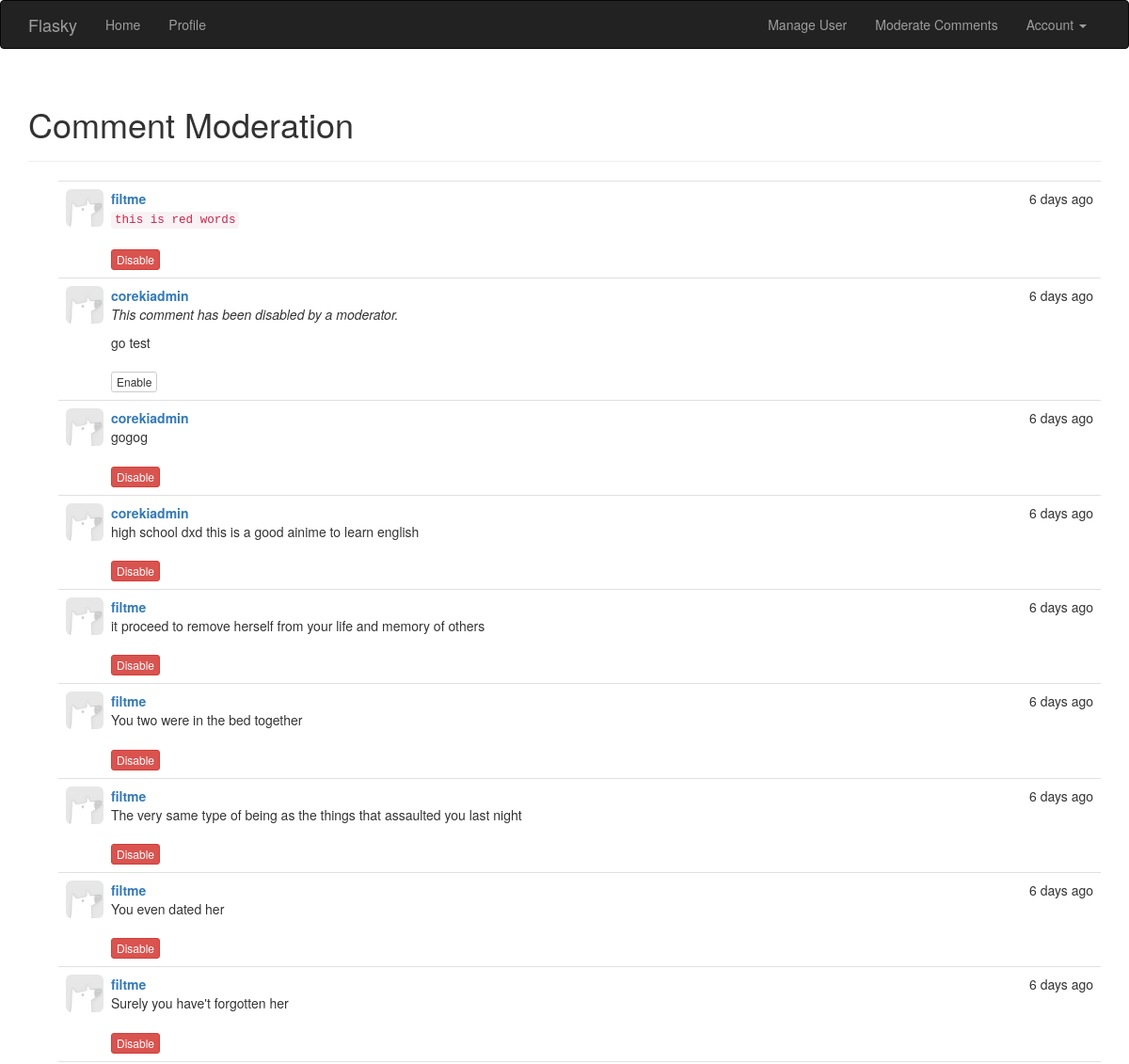
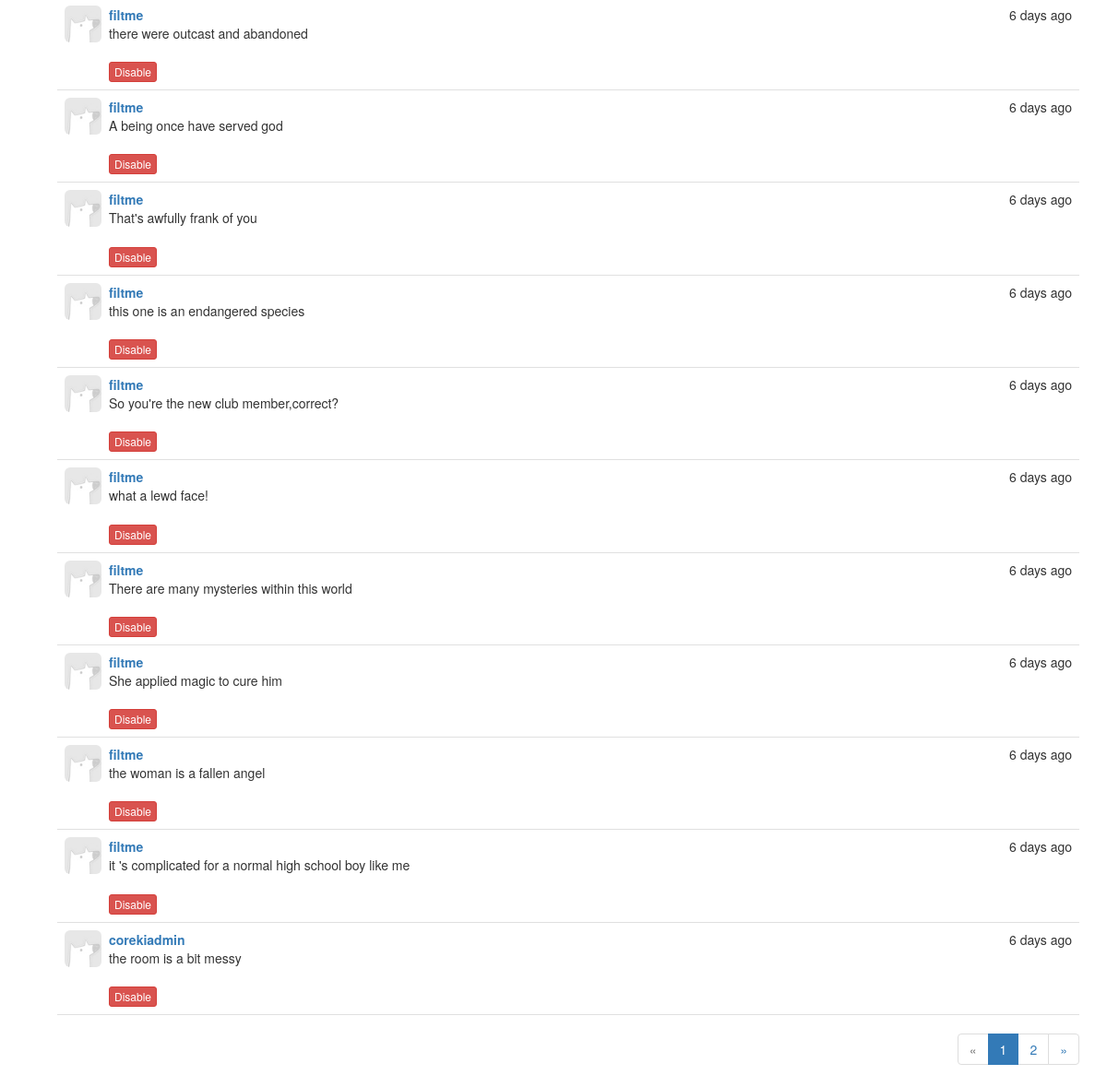
The app's page /moderate (signed in) with its own data (2 pictures, top to bottom).
### app/models.py (models this page shows, shortened)
class Comment(db.Model):
    __tablename__ = 'comments'
    id = db.Column(db.Integer,primary_key=True)
    body = db.Column(db.Text)
    body_html = db.Column(db.Text)
    timestamp = db.Column(db.DateTime,index=True,default=datetime.utcnow)
    disabled = db.Column(db.Boolean,index=True,default=False)
    author_id = db.Column(db.Integer,db.ForeignKey('users.id'))
    post_id = db.Column(db.Integer,db.ForeignKey('posts.id'))

class User(UserMixin,db.Model):
    __tablename__ = 'users'
    id = db.Column(db.Integer,primary_key=True)
    email = db.Column(db.String(64),unique=True,index=True)
    username = db.Column(db.String(64),unique=True,index=True)
    password_hash = db.Column(db.String(128))
    role_id = db.Column(db.Integer, db.ForeignKey('roles.id'))
    confirmed = db.Column(db.Boolean,default=False)
    name = db.Column(db.String(64))
    location = db.Column(db.String(64))
    about_me = db.Column(db.Text())
    member_since = db.Column(db.DateTime, default=datetime.utcnow)
    last_seen = db.Column(db.DateTime, default=datetime.utcnow)
    posts = db.relationship('Post',backref='author',lazy='dynamic')
    followed = db.relationship('Follow',foreign_keys=[Follow.follower_id],
                               backref=db.backref('follower',lazy='joined'),
                               lazy='dynamic',cascade='all,delete-orphan')
    followers = db.relationship('Follow',foreign_keys=[Follow.followed_id],
                               backref=db.backref('followed',lazy='joined'),
                               lazy='dynamic',cascade='all,delete-orphan')
    comments = db.relationship('Comment',backref='author',lazy='dynamic')
    @property
    def password(self):
        raise AttributeError('password is not a readable attribute')
    def can(self,permission):
        return self.role is not None and \
        (self.role.permissions & permission)==permission
    def is_administrator(self):
        return self.can(Permission.ADMINISTER)
    def ping(self):
        self.last_seen = datetime.utcnow()
        db.session.add(self)

### app/main/views.py (the view)
@main.route('/moderate')
@login_required
@permission_required(Permission.MODERATE_COMMENTS)
def moderate():
    page = request.args.get('page',1,int)
    pagination = Comment.query.order_by(Comment.timestamp.desc()).paginate(
        page=page,per_page=20,error_out=False)
    comments = pagination.items
    return render_template('moderate.html',comments=comments,pagination=pagination)

### app/auth/views.py (called while the page is built)
@auth.before_app_request
def before_request():
    if current_user.is_authenticated:
        current_user.ping()
        if not current_user.confirmed \
                and request.endpoint[:5] != 'auth.':
            return redirect(url_for('auth.unconfirmed'))

### app/main/__init__.py (called while the page is built)
@main.app_context_processor
def inject_permissions():
    return dict(Permission=Permission)

### app/models.py (called while the page is built)
@login_manager.user_loader
def load_user(user_id):
    return User.query.get(int(user_id))

### app/templates/moderate.html
{% extends 'base.html' %}
{% import '_macros.html' as macros %}
{% block page_content %}
<div class="page-header">
<h1>Comment Moderation</h1>
</div>
{% include '_comments.html' %}
{% if pagination %}
<div class="pagination">
    {{ macros.pagination_widget(pagination, '.moderate') }}
</div>
{% endif %}
{% endblock %}

### app/templates/_comments.html
<ul class="comments">
    {% for comment in comments %}
    <li class="comment">
        <div class="comment-thumbnail">
            <a href="{{ url_for('.user', username=comment.author.username) }}">
                <img class="img-rounded profile-thumbnail" src="{{ url_for('static',filename='img-h.jpg') }}">
            </a>
        </div>
        <div class="comment-content">
            <div class="comment-date">{{ moment(comment.timestamp).fromNow() }}</div>
            <div class="comment-author"><a href="{{ url_for('.user', username=comment.author.username) }}">{{ comment.author.username }}</a></div>
            <div class="comment-body">
                {% if comment.disabled %}
                <p><i>This comment has been disabled by a moderator.</i></p>
                {% endif %}
                {% if current_user.can(Permission.MODERATE_COMMENTS) or not comment.disabled %}
                    {% if comment.body_html %}
                        {{ comment.body_html | safe }}
                    {% else %}
                        {{ comment.body }}
                    {% endif %}
                {% endif %}
            </div>
            {% if current_user.can(Permission.MODERATE_COMMENTS)  %}
                <br>
                {% if comment.disabled %}
                <a class="btn btn-default btn-xs"
                   href="{{ url_for('.moderate_disable', id=comment.id, disable=0,from_url=request.url) }}#comments">Enable</a>
                {% else %}
                <a class="btn btn-danger btn-xs"
                   href="{{ url_for('.moderate_disable', id=comment.id, disable=1, from_url=request.url) }}#comments">Disable</a>
                {% endif %}
            {% endif %}
        </div>
    </li>
    {% endfor %}
</ul>

### app/static/styles.css (style rules this page uses)
.profile-thumbnail { position: absolute; width:40px; height: 40px; }
ul.comments { list-style-type: none; padding: 0px; margin: 16px 0px 0px 0px; }
ul.comments li.comment { margin-left: 32px; padding: 8px; border-bottom: 1px solid #e0e0e0; }
ul.comments li.comment:nth-child(1) { border-top: 1px solid #e0e0e0; }
div.comment-date { float: right; }
div.comment-author { font-weight: bold; }
div.comment-thumbnail { position: absolute; }
div.comment-content { margin-left: 48px; min-height: 48px; }
div.pagination { width: 100%; text-align: right; padding: 0px; margin: 0px; }

### records on screen
Comment: timestamp "6 days ago", author.username "filtme", body_html "this is red words"
Comment: timestamp "6 days ago", author.username "corekiadmin", shows "This comment has been disabled by a moderator.", body_html "go test"
Comment: timestamp "6 days ago", author.username "corekiadmin", body_html "gogog"
Comment: timestamp "6 days ago", author.username "corekiadmin", body_html "high school dxd this is a good ainime to learn english"
Comment: timestamp "6 days ago", author.username "filtme", body_html "it proceed to remove herself from your life and memory of others"
Comment: timestamp "6 days ago", author.username "filtme", body_html "You two were in the bed together"
Comment: timestamp "6 days ago", author.username "filtme", body_html "The very same type of being as the things that assaulted you last night"
Comment: timestamp "6 days ago", author.username "filtme", body_html "You even dated her"
Comment: timestamp "6 days ago", author.username "filtme", body_html "Surely you have't forgotten her"
Comment: timestamp "6 days ago", author.username "filtme", body_html "there were outcast and abandoned"
Comment: timestamp "6 days ago", author.username "filtme", body_html "A being once have served god"
Comment: timestamp "6 days ago", author.username "filtme", body_html "That's awfully frank of you"
Comment: timestamp "6 days ago", author.username "filtme", body_html "this one is an endangered species"
Comment: timestamp "6 days ago", author.username "filtme", body_html "So you're the new club member,correct?"
Comment: timestamp "6 days ago", author.username "filtme", body_html "what a lewd face!"
Comment: timestamp "6 days ago", author.username "filtme", body_html "There are many mysteries within this world"
Comment: timestamp "6 days ago", author.username "filtme", body_html "She applied magic to cure him"
Comment: timestamp "6 days ago", author.username "filtme", body_html "the woman is a fallen angel"
Comment: timestamp "6 days ago", author.username "filtme", body_html "it 's complicated for a normal high school boy like me"
Comment: timestamp "6 days ago", author.username "corekiadmin", body_html "the room is a bit messy"

### other values on screen
{{ p }} "1"
{{ p }} "2"
